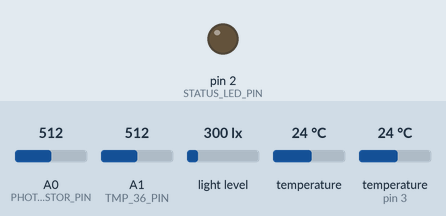
Recording of a sketch running on a simulated Arduino Uno, built with avr-gcc and run on an emulated ATmega328P. Shown: output pins drawn as LEDs (lit = HIGH). Inputs (shaded band) come from the test bench; at power-on: A0 (PHOTORESISTOR_PIN) = 512, A1 (TMP_36_PIN) = 512, light level 300 lx, temperature 24 °C, temperature (sensor on pin 3) 24 °C. What the sketch prints to the serial monitor is not drawn.

Above: at 0.1 s.
Timing chart, 0 to 3.3 s (numbered marks = the images above):
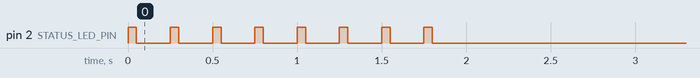

The sketch:

SensorPack.ino
```cpp
#include <Wire.h>
#include <OneWire.h>
#include <DallasTemperature.h>

#include <Adafruit_Sensor.h>
#include <Adafruit_TSL2561_U.h>
#include <Adafruit_MCP9808.h>


#define PHOTORESISTOR_PIN   A0
#define TMP_36_PIN          A1
#define STATUS_LED_PIN      2

#define ONE_WIRE_BUS        3
#define ONE_WIRE_SENSORS    1
#define DS18B20_PRECISION   9

// Approximate number of data points per minute.
#define PER_MINUTE          3


// Setup a oneWire instance to communicate with any OneWire devices
OneWire oneWire(ONE_WIRE_BUS);
DallasTemperature  oneWireTempSensors(&oneWire);
DeviceAddress oneWireAddress[ONE_WIRE_SENSORS];

Adafruit_MCP9808 tempSensorMCP9808;
Adafruit_TSL2561_Unified lightSensorTSL2561(TSL2561_ADDR_FLOAT, 12345);


void configureLightSensorTSL2561(void)
{
  /* You can also manually set the gain or enable auto-gain support */
  // .setGain(TSL2561_GAIN_1X);      /* No gain ... use in bright light to avoid sensor saturation */
  // .setGain(TSL2561_GAIN_16X);     /* 16x gain ... use in low light to boost sensitivity */
  lightSensorTSL2561.enableAutoRange(true);            /* Auto-gain ... switches automatically between 1x and 16x */

  /* Changing the integration time gives you better sensor resolution (402ms = 16-bit data) */
  //.setIntegrationTime(TSL2561_INTEGRATIONTIME_13MS);      /* fast but low resolution */
  //.setIntegrationTime(TSL2561_INTEGRATIONTIME_101MS);  /* medium resolution and speed   */
  lightSensorTSL2561.setIntegrationTime(TSL2561_INTEGRATIONTIME_402MS);  /* 16-bit data but slowest conversions */
}


bool configureDS18B20(void) {
  int numFound = oneWireTempSensors.getDeviceCount();
  if (ONE_WIRE_SENSORS != numFound) {
    Serial.print("ERROR: Found ");
    Serial.print(numFound);
    Serial.println(" one wire devices");
    return false;
  }

  for (int i = 0; i < ONE_WIRE_SENSORS; i++) {
    if (oneWireTempSensors.getAddress(oneWireAddress[i], i)) {
      // set the resolution to TEMPERATURE_PRECISION bit (Each Dallas/Maxim device is capable of several different resolutions)
      oneWireTempSensors.setResolution(oneWireAddress[i], DS18B20_PRECISION);
      int resolution = oneWireTempSensors.getResolution(oneWireAddress[i]);
      if (DS18B20_PRECISION != resolution) {
        Serial.print("ERROR: Resolution set to ");
        Serial.println(resolution);
        return false;
      }
    } else {
      Serial.print("Error: Found ghost device at ");
      Serial.print(i);
      Serial.print(" but could not detect address. Check power and cabling");
      return false;
    }
  }
  return true;
}


int getMilliVoltsAnalogPin(int pin) {
  int analogValue = analogRead(pin);
  return map(analogValue, 0, 1023, 0, 5000);
}

float TMP36ReadTempC() {
  int milliVolts = getMilliVoltsAnalogPin(TMP_36_PIN);
  return (milliVolts - 500) / 10.0;
}


void setStatusLED(bool on) {
  digitalWrite(STATUS_LED_PIN, on);
}


void shutdownAndBlinkHelp(const char* error) {
  Serial.println(error);

  // Shutdown sensors and stuff
  tempSensorMCP9808.shutdown_wake(1);

  while (1) {
    setStatusLED(true);
    delay(1000);
    setStatusLED(false);
    delay(1000);
  }
}

// /*
void setup() {
  pinMode(PHOTORESISTOR_PIN, INPUT);
  pinMode(TMP_36_PIN, INPUT);
  pinMode(STATUS_LED_PIN, OUTPUT);

  for (int i = 0; i < 8; i++) {
    setStatusLED(true);
    delay(50);
    setStatusLED(false);
    delay(200);
  }

  Serial.begin(9600);
  Serial.println("Sensor Pack! Hello World!");

  if (!tempSensorMCP9808.begin()) {
    shutdownAndBlinkHelp("Couldn't find TempSensor (MCP9808)!");
  }

  if (lightSensorTSL2561.begin()) {
    configureLightSensorTSL2561();
  } else  {
    shutdownAndBlinkHelp("Couldn't find LightSensor (TSL2561)");
  }

  oneWireTempSensors.begin();
  if (!configureDS18B20()) {
    shutdownAndBlinkHelp("Couldn't configure OneWireSensors (DS18b20)");
  }
}


void loop() {
  // Tempurate Sensors
  {
    float tempMCP9808 = tempSensorMCP9808.readTempC();
    // Sensor will read the same value continuesly unless shutdown and restart.
    tempSensorMCP9808.shutdown_wake(1);
    tempSensorMCP9808.shutdown_wake(0);
    Serial.print("MCP9808: ");
    Serial.print(tempMCP9808);
    Serial.println(" *C");


    float tempTMP36 = TMP36ReadTempC();
    Serial.print("TMP36: ");
    Serial.print(tempTMP36);
    Serial.println(" *C");


    // OneWire DS18B20 sensors.
    oneWireTempSensors.requestTemperatures(); // Send the command to get temperatures
    for(int i = 0; i < ONE_WIRE_SENSORS; i++) {
      float tempDS18B20 = oneWireTempSensors.getTempC(oneWireAddress[i]);
      Serial.print("DS18B20(");
      Serial.print(i);
      Serial.print("): ");
      Serial.print(tempDS18B20);
      Serial.println(" *C");
    }
  }

  // Light Sensors
  {
    sensors_event_t event;
    lightSensorTSL2561.getEvent(&event);
    // If event.light = 0 lux the sensor is probably saturated
    //   and no reliable data could be generated!
    if (event.light) {
      Serial.print("TSL2561: ");
      Serial.print(event.light);
      Serial.println(" lux");
    }


    int lightPhotoresistor = getMilliVoltsAnalogPin(PHOTORESISTOR_PIN);
    Serial.print("Photoresistor: ");
    Serial.print(lightPhotoresistor);
    Serial.println(" mv");
  }

  Serial.println();

  int delayMS = 60000 / PER_MINUTE;
  delay(delayMS);
}
```
